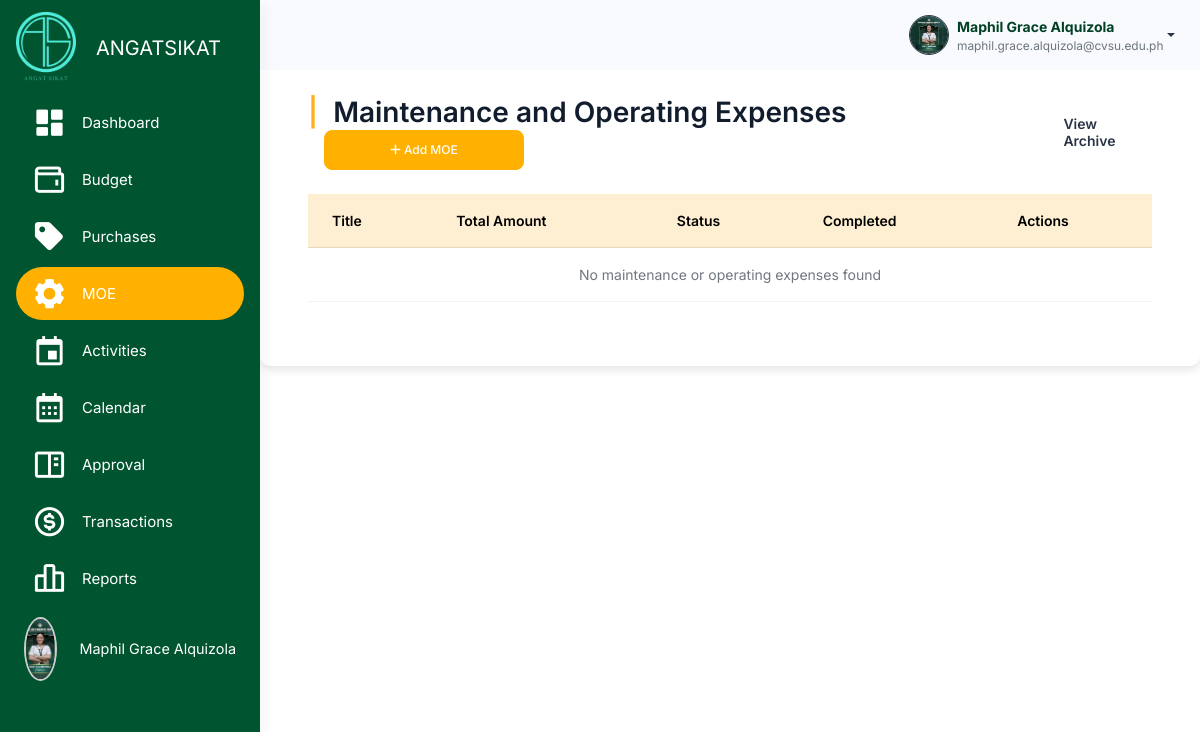
Before: /src/budget_management/maintenance/maintenance.php (signed in) with the older database file.
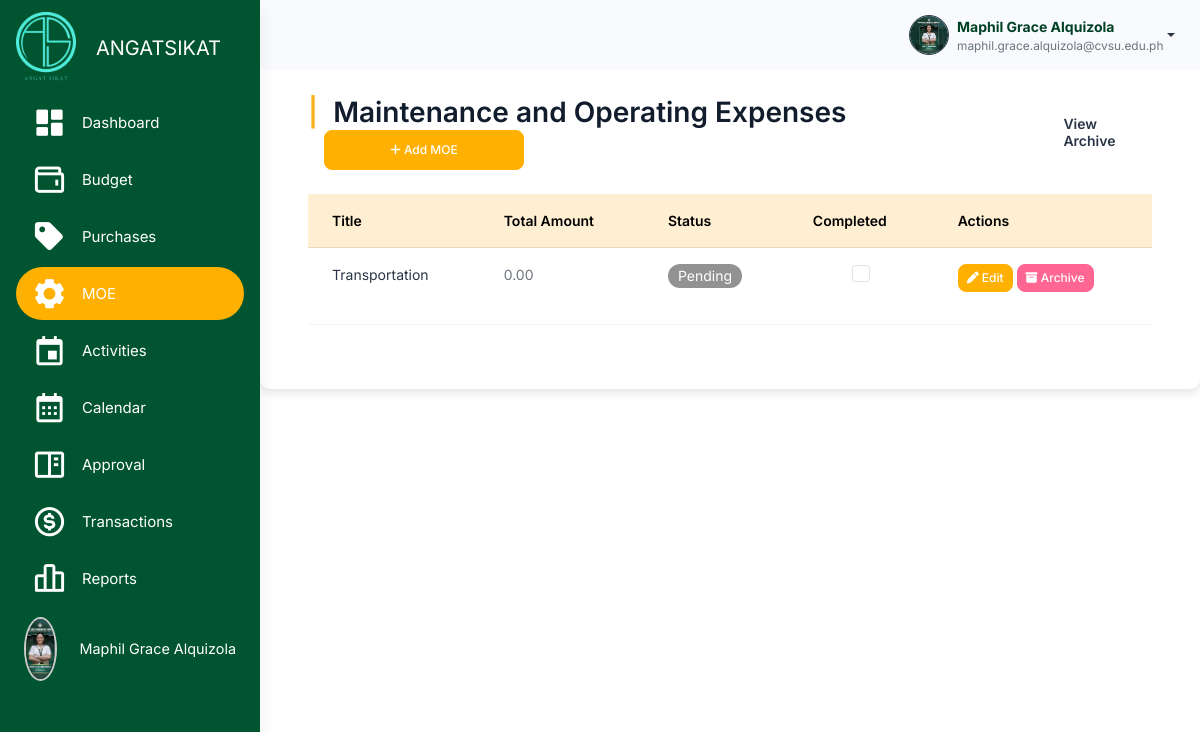
After: the same page with the newer database file.
### tables this page shows
CREATE TABLE `maintenance` (
  `maintenance_id` int(11) NOT NULL,
  `plan_id` int(11) NOT NULL,
  `title` varchar(255) NOT NULL,
  `total_amount` decimal(10,2) DEFAULT 0.00,
  `maintenance_status` enum('Pending','Approved','Disapproved') DEFAULT 'Pending',
  `completion_status` tinyint(1) DEFAULT 0,
  `organization_id` int(11) NOT NULL,
  `archived` tinyint(1) DEFAULT 0,
  `created_at` timestamp NOT NULL DEFAULT current_timestamp(),
  `updated_at` timestamp NOT NULL DEFAULT current_timestamp() ON UPDATE current_timestamp()
);

### src/session_check.php (called while the page is built, shortened)
<?php
$organization_id = $_SESSION['organization_id'];
?>

### src/user_query.php (called while the page is built, shortened)
<?php
$user_id = $_SESSION['user_id'];
$user_query = "SELECT * FROM users WHERE user_id = '$user_id'";
$user_result = mysqli_query($conn, $user_query);
?>

### src/budget_management/maintenance/maintenance.php (the view, shortened to what the changed rows need)
<?php
include '../../connection.php';
include '../../session_check.php';
include '../../user_query.php';
$sql = "SELECT * FROM maintenance WHERE archived = 0 AND organization_id=$organization_id";
$result = $conn->query($sql);
?>
<!DOCTYPE html>
<html lang="en">
<head>
    <link rel="stylesheet" href="../../assets/css/styles.min.css" />
    <link rel="stylesheet" href="../../activity_management/css/activities.css" />
    <link href="https://unpkg.com/boxicons@2.1.4/css/boxicons.min.css" rel="stylesheet" />
    <link rel="stylesheet" href="https://cdnjs.cloudflare.com/ajax/libs/font-awesome/6.6.0/css/all.min.css">
    <link rel="stylesheet" href="https://cdn.datatables.net/2.1.7/css/dataTables.bootstrap.min.css" />
</head>
<body>
    <div class="page-wrapper" id="main-wrapper" data-layout="vertical" data-navbarbg="skin6" data-sidebartype="full"
        data-sidebar-position="fixed" data-header-position="fixed">
        <div class="body-wrapper">
            <div class="container mt-5 p-5">
                <h2 class="mb-4 d-flex align-items-center justify-content-between">
                    <div>
                        <span class="text-warning fw-bold me-2">|</span> Maintenance and Operating Expenses
                        <button class="btn btn-primary ms-3" data-bs-toggle="modal" data-bs-target="#addModal"
                            style="height: 40px; width: 200px; border-radius: 8px; font-size: 12px;">
                            <i class="fa-solid fa-plus"></i> Add MOE
                        </button>
                    </div>
                    <a href="maintenance_archive.php" class="text-gray text-decoration-none fw-bold"
                        style="font-size: 14px;">
                        View Archive
                    </a>
                </h2>
                <div class="table-responsive" style="max-height: 400px;">
                    <table id="maintenanceTable" class="table">
                        <thead>
                            <tr>
                                <th class="table-warning">Title</th>
                                <th class="table-warning">Total Amount</th>
                                <th class="table-warning">Status</th>
                                <th class="table-warning">Completed</th>
                                <th class="table-warning">Actions</th>
                            </tr>
                        </thead>
                        <tbody>
                            <?php
                            if ($result->num_rows > 0) {
                                while ($row = $result->fetch_assoc()) {
                                    $checked = $row['completion_status'] ? 'checked' : '';
                                    $disabled = ($row['maintenance_status'] !== 'Approved') ? 'disabled' : '';
                                    echo "<tr>
                                            <td><a class='link-offset-2 link-underline link-underline-opacity-0' href='maintenance_details.php?maintenance_id={$row['maintenance_id']}'>{$row['title']}</a></td>
                                            <td>{$row['total_amount']}</td>
                                            <td>";
                                    if ($row['maintenance_status'] == 'Pending') {
                                        echo "<span class='badge rounded-pill pending'> ";
                                    } else if ($row['maintenance_status'] == 'Approved') {
                                        echo "<span class='badge rounded-pill approved'> ";
                                    } else if ($row['maintenance_status'] == 'Disapproved') {
                                        echo "<span class='badge rounded-pill disapproved'> ";
                                    }
                                    echo "{$row['maintenance_status']}</span></td>
                                        <td><input type='checkbox' class='form-check-input' onclick='showConfirmationModal({$row['maintenance_id']}, this.checked)' $checked $disabled></td>
                                        <td>
                                            <button class='btn btn-primary btn-sm edit-btn mb-3' data-bs-toggle='modal' data-bs-target='#editMaintenanceModal' data-id='{$row['maintenance_id']}'><i class='fa-solid fa-pen'></i> Edit</button>
                                            <button class='btn btn-danger btn-sm archive-btn mb-3' data-id='{$row['maintenance_id']}'><i class='fa-solid fa-box-archive'></i> Archive</button>
                                        </td>
                                        </tr>";
                                }
                            } else {
                                echo "<tr><td colspan='5' class='text-center'>No maintenance or operating expenses found</td></tr>";
                            }
                            ?>
                        </tbody>
                    </table>
                </div>
            </div>
        </div>
    </div>
</body>
</html>

Changed rows visible on the page:
added maintenance: title "Transportation", total_amount "0.00", maintenance_status "Pending"
Other visible differences:
text no longer shown: "No maintenance or operating expenses found"
